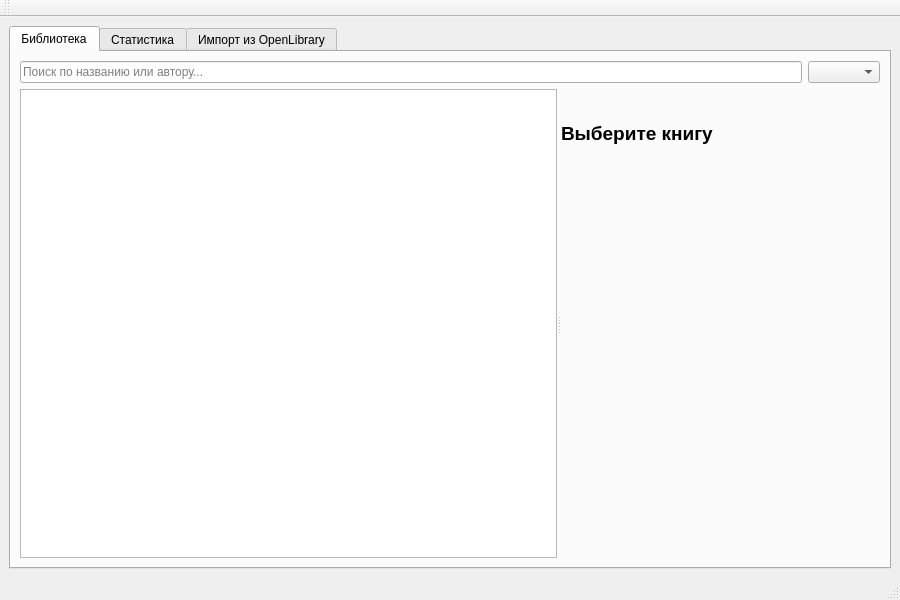
<?xml version="1.0" encoding="UTF-8"?>
<ui version="4.0">
 <class>MainWindow</class>
 <widget class="QMainWindow" name="MainWindow">
  <property name="windowTitle">
   <string>Каталог электронной библиотеки</string>
  </property>
  <property name="minimumSize">
   <size>
    <width>900</width>
    <height>600</height>
   </size>
  </property>
  <widget class="QWidget" name="centralWidget">
   <layout class="QVBoxLayout" name="centralLayout">
    <item>
     <widget class="QTabWidget" name="tabWidget">
      <property name="currentIndex"><number>0</number></property>

      <!-- Tab 1: Library -->
      <widget class="QWidget" name="tabLibrary">
       <attribute name="title"><string>Библиотека</string></attribute>
       <layout class="QVBoxLayout" name="libraryMainLayout">
        <!-- Search and filter bar -->
        <item>
         <layout class="QHBoxLayout" name="searchLayout">
          <item>
           <widget class="QLineEdit" name="editSearch">
            <property name="placeholderText"><string>Поиск по названию или автору...</string></property>
           </widget>
          </item>
          <item>
           <widget class="QComboBox" name="comboStatusFilter"/>
          </item>
         </layout>
        </item>
        <!-- Table and details splitter -->
        <item>
         <widget class="QSplitter" name="librarySplitter">
          <property name="orientation"><enum>Qt::Horizontal</enum></property>
          <widget class="QTableView" name="tableBooks">
           <property name="selectionBehavior"><enum>QAbstractItemView::SelectRows</enum></property>
           <property name="selectionMode"><enum>QAbstractItemView::SingleSelection</enum></property>
           <property name="sortingEnabled"><bool>true</bool></property>
           <property name="alternatingRowColors"><bool>true</bool></property>
          </widget>
          <widget class="QWidget" name="detailsPanel">
           <layout class="QVBoxLayout" name="detailsLayout">
            <item>
             <widget class="QLabel" name="lblDetailTitle">
              <property name="text"><string>Выберите книгу</string></property>
              <property name="wordWrap"><bool>true</bool></property>
              <property name="font">
               <font><pointsize>14</pointsize><bold>true</bold></font>
              </property>
             </widget>
            </item>
            <item>
             <widget class="QLabel" name="lblDetailAuthor">
              <property name="text"><string></string></property>
             </widget>
            </item>
            <item>
             <widget class="QLabel" name="lblDetailInfo">
              <property name="text"><string></string></property>
              <property name="wordWrap"><bool>true</bool></property>
             </widget>
            </item>
            <item>
             <widget class="QLabel" name="lblDetailNotes">
              <property name="text"><string></string></property>
              <property name="wordWrap"><bool>true</bool></property>
             </widget>
            </item>
            <item>
             <widget class="QLabel" name="lblDetailCover">
              <property name="text"><string></string></property>
              <property name="alignment"><set>Qt::AlignCenter</set></property>
             </widget>
            </item>
            <item>
             <spacer name="detailsSpacer">
              <property name="orientation"><enum>Qt::Vertical</enum></property>
             </spacer>
            </item>
           </layout>
          </widget>
         </widget>
        </item>
       </layout>
      </widget>

      <!-- Tab 2: Statistics -->
      <widget class="QWidget" name="tabStatistics">
       <attribute name="title"><string>Статистика</string></attribute>
       <layout class="QVBoxLayout" name="statsMainLayout">
        <item>
         <layout class="QHBoxLayout" name="statsCardsLayout">
          <item>
           <widget class="QGroupBox" name="groupTotal">
            <property name="title"><string>Всего книг</string></property>
            <layout class="QVBoxLayout">
             <item>
              <widget class="QLabel" name="lblStatTotal">
               <property name="text"><string>0</string></property>
               <property name="alignment"><set>Qt::AlignCenter</set></property>
               <property name="font"><font><pointsize>20</pointsize><bold>true</bold></font></property>
              </widget>
             </item>
            </layout>
           </widget>
          </item>
          <item>
           <widget class="QGroupBox" name="groupRead">
            <property name="title"><string>Прочитано</string></property>
            <layout class="QVBoxLayout">
             <item>
              <widget class="QLabel" name="lblStatRead">
               <property name="text"><string>0</string></property>
               <property name="alignment"><set>Qt::AlignCenter</set></property>
               <property name="font"><font><pointsize>20</pointsize><bold>true</bold></font></property>
              </widget>
             </item>
            </layout>
           </widget>
          </item>
          <item>
           <widget class="QGroupBox" name="groupReading">
            <property name="title"><string>Читаю</string></property>
            <layout class="QVBoxLayout">
             <item>
              <widget class="QLabel" name="lblStatReading">
               <property name="text"><string>0</string></property>
               <property name="alignment"><set>Qt::AlignCenter</set></property>
               <property name="font"><font><pointsize>20</pointsize><bold>true</bold></font></property>
              </widget>
             </item>
            </layout>
           </widget>
          </item>
          <item>
           <widget class="QGroupBox" name="groupRating">
            <property name="title"><string>Средний рейтинг</string></property>
            <layout class="QVBoxLayout">
             <item>
              <widget class="QLabel" name="lblStatRating">
               <property name="text"><string>0.0</string></property>
               <property name="alignment"><set>Qt::AlignCenter</set></property>
               <property name="font"><font><pointsize>20</pointsize><bold>true</bold></font></property>
              </widget>
             </item>
            </layout>
           </widget>
          </item>
         </layout>
        </item>
        <item>
         <widget class="QLabel" name="lblChartTitle">
          <property name="text"><string>Количество книг по годам</string></property>
          <property name="font"><font><pointsize>12</pointsize><bold>true</bold></font></property>
          <property name="alignment"><set>Qt::AlignCenter</set></property>
         </widget>
        </item>
        <!-- StatisticsWidget will be inserted here programmatically -->
       </layout>
      </widget>

      <!-- Tab 3: OpenLibrary Import -->
      <widget class="QWidget" name="tabImport">
       <attribute name="title"><string>Импорт из OpenLibrary</string></attribute>
       <layout class="QVBoxLayout" name="importMainLayout">
        <item>
         <layout class="QHBoxLayout" name="isbnSearchLayout">
          <item>
           <widget class="QLabel" name="lblIsbn">
            <property name="text"><string>ISBN:</string></property>
           </widget>
          </item>
          <item>
           <widget class="QLineEdit" name="editIsbn">
            <property name="placeholderText"><string>Введите ISBN (например, 9780134685991)</string></property>
           </widget>
          </item>
          <item>
           <widget class="QPushButton" name="btnFetch">
            <property name="text"><string>Найти</string></property>
           </widget>
          </item>
         </layout>
        </item>
        <item>
         <widget class="QGroupBox" name="groupResult">
          <property name="title"><string>Результат поиска</string></property>
          <layout class="QFormLayout" name="resultLayout">
           <item row="0" column="0">
            <widget class="QLabel"><property name="text"><string>Название:</string></property></widget>
           </item>
           <item row="0" column="1">
            <widget class="QLabel" name="lblResultTitle">
             <property name="text"><string>—</string></property>
             <property name="wordWrap"><bool>true</bool></property>
            </widget>
           </item>
           <item row="1" column="0">
            <widget class="QLabel"><property name="text"><string>Автор:</string></property></widget>
           </item>
           <item row="1" column="1">
            <widget class="QLabel" name="lblResultAuthor">
             <property name="text"><string>—</string></property>
            </widget>
           </item>
           <item row="2" column="0">
            <widget class="QLabel"><property name="text"><string>Дата публикации:</string></property></widget>
           </item>
           <item row="2" column="1">
            <widget class="QLabel" name="lblResultDate">
             <property name="text"><string>—</string></property>
            </widget>
           </item>
           <item row="3" column="0">
            <widget class="QLabel"><property name="text"><string>Страниц:</string></property></widget>
           </item>
           <item row="3" column="1">
            <widget class="QLabel" name="lblResultPages">
             <property name="text"><string>—</string></property>
            </widget>
           </item>
           <item row="4" column="0">
            <widget class="QLabel"><property name="text"><string>Жанр:</string></property></widget>
           </item>
           <item row="4" column="1">
            <widget class="QLabel" name="lblResultGenre">
             <property name="text"><string>—</string></property>
            </widget>
           </item>
           <item row="5" column="0">
            <widget class="QLabel"><property name="text"><string>Обложка:</string></property></widget>
           </item>
           <item row="5" column="1">
            <widget class="QLabel" name="lblResultCover">
             <property name="text"><string></string></property>
             <property name="alignment"><set>Qt::AlignCenter</set></property>
            </widget>
           </item>
          </layout>
         </widget>
        </item>
        <item>
         <widget class="QPushButton" name="btnAddToLibrary">
          <property name="text"><string>Добавить в библиотеку</string></property>
          <property name="enabled"><bool>false</bool></property>
         </widget>
        </item>
        <item>
         <spacer name="importSpacer">
          <property name="orientation"><enum>Qt::Vertical</enum></property>
         </spacer>
        </item>
       </layout>
      </widget>

     </widget>
    </item>
   </layout>
  </widget>
  <widget class="QMenuBar" name="menuBar"/>
  <widget class="QToolBar" name="toolBar">
   <property name="windowTitle"><string>Панель инструментов</string></property>
  </widget>
  <widget class="QStatusBar" name="statusBar"/>
 </widget>
 <resources/>
 <connections/>
</ui>
